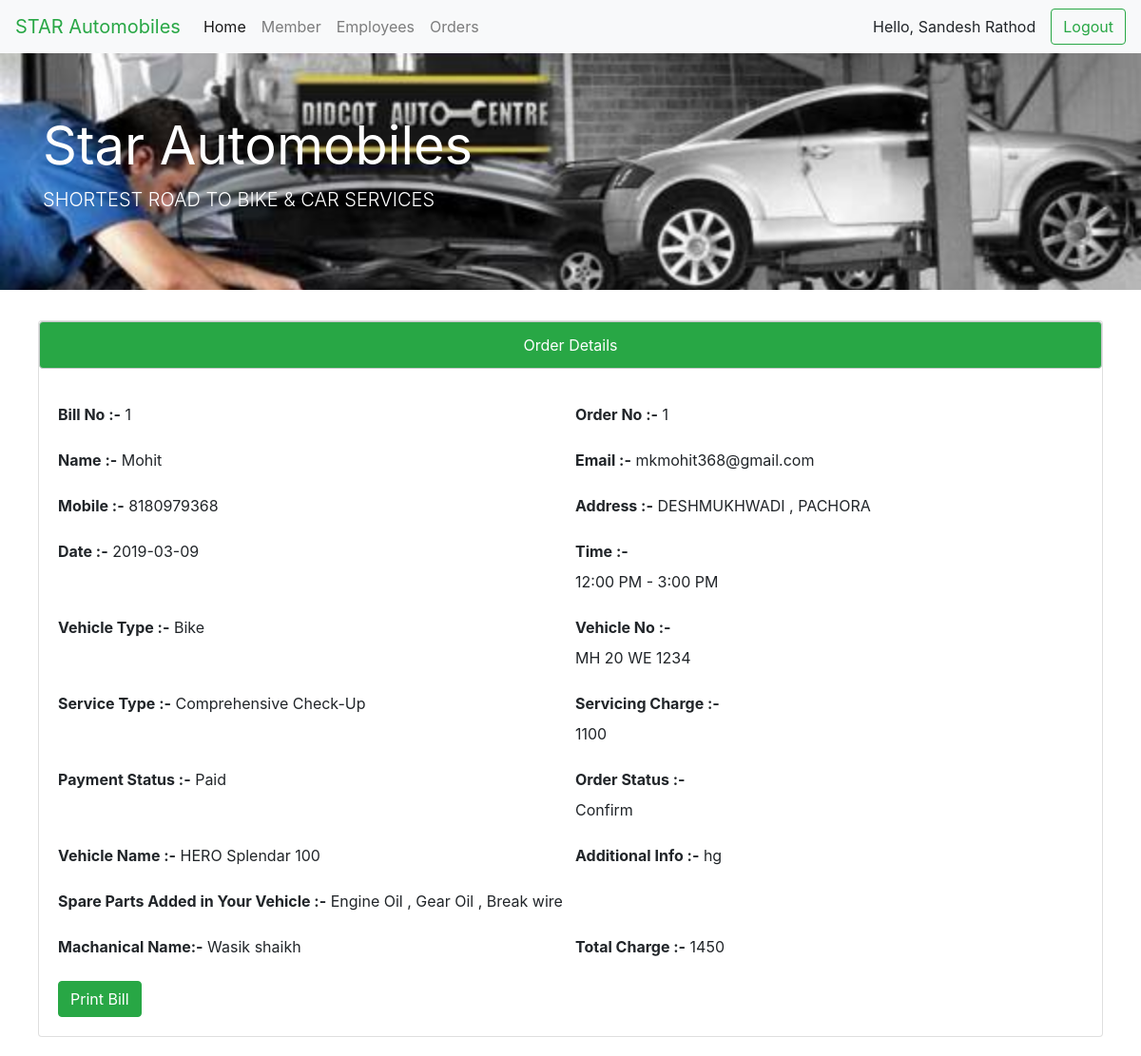
/Bill.php?Id=1 (signed in), run on the app's committed database.
### tables this page shows
CREATE TABLE `employee` (
  `Emp_ID` int(11) NOT NULL,
  `Name` varchar(30) NOT NULL,
  `Email` varchar(30) NOT NULL,
  `Password` varchar(15) NOT NULL,
  `Mobile` bigint(20) NOT NULL,
  `Joining_Date` varchar(30) NOT NULL,
  `Specialist` varchar(30) NOT NULL,
  `Address` varchar(100) NOT NULL
);

CREATE TABLE `billtable` (
  `Bill_No` int(11) NOT NULL,
  `Order_No` int(11) NOT NULL,
  `Mobile` bigint(20) NOT NULL,
  `Spare_Parts` varchar(100) NOT NULL,
  `Total_Price` int(11) NOT NULL
);

CREATE TABLE `order` (
  `Id` int(11) NOT NULL,
  `Name` varchar(100) NOT NULL,
  `Email` varchar(100) NOT NULL,
  `Mobile` bigint(100) NOT NULL,
  `Address` varchar(100) NOT NULL,
  `EDate` date NOT NULL,
  `ETime` varchar(100) NOT NULL,
  `VehicleType` varchar(100) NOT NULL,
  `VehicleNo` varchar(100) NOT NULL,
  `ServiceType` varchar(100) NOT NULL,
  `ServicingCharge` varchar(30) DEFAULT NULL,
  `PaymentStatus` varchar(30) NOT NULL,
  `OrderStatus` varchar(30) NOT NULL,
  `VehicleName` varchar(30) NOT NULL,
  `Machanical` varchar(30) NOT NULL,
  `AdditionInfo` varchar(1000) NOT NULL,
  `view` tinyint(1) NOT NULL DEFAULT '0'
);

### Bill.php (the view, shortened to what this page needs)
<?php
	include('DBconfig.php');
								$email=$_SESSION['email'];
								$query    = "SELECT * FROM employee where Email='$email'";
								$result = mysqli_query($conn,$query);
								while ($row=mysqli_fetch_array($result))
								{
									$FirstName     = $row['Name'];
								}
						if(isset($_GET['Id']) && is_numeric($_GET['Id']))
						{
							$id = $_GET['Id'];
								$query2    = "SELECT * FROM `order` where Id='$id'";
								$result2 = mysqli_query($conn,$query2);
								while($row=mysqli_fetch_array($result2))
								{
									$Name = $row['Name'];
									$Email = $row['Email'];
									$Mobile = $row['Mobile'];
									$Address = $row['Address'];
									$Edate = $row['EDate'];
									$Etime = $row['ETime'];
									$VehicleType = $row['VehicleType'];
									$VehicleNo = $row['VehicleNo'];
									$ServiceType = $row['ServiceType'];
									$ServicingCharge = $row['ServicingCharge'];
									$PaymentStatus = $row['PaymentStatus'];
									$OrderStatus = $row['OrderStatus'];
									$VehicleName = $row['VehicleName'];
									$Machanical = $row['Machanical'];
									$AdditionalInfo = $row['AdditionInfo'];
								}
								$query3    = "SELECT * FROM `billTable` where Bill_No='$id'";
								$result3 = mysqli_query($conn,$query3);
								while($row=mysqli_fetch_array($result3))
								{
									$OrderNo = $row['Order_No'];
									$BillNo = $row['Bill_No'];
									$Parts = $row['Spare_Parts'];
									$Total = $row['Total_Price'];
								}
						}
?>
<html>
 <head>
  <link rel="stylesheet" href="boostrap.css">
</head>
<body>
			<nav class="navbar navbar-expand-lg navbar-light bg-light">
			  <a class="navbar-brand" href="#" style="color:#28a745;">STAR Automobiles</a>
			  <div class="collapse navbar-collapse" id="navbarSupportedContent">
			  <ul class="navbar-nav mr-auto">
				 <li class="nav-item active">
					<a class="nav-link" href="Admin.php">Home <span class="sr-only">(current)</span></a>
				  </li>
				   <li class="nav-item">
					<a class="nav-link" href="Member.php">Member</a>
				  </li>
				  <li class="nav-item">
					<a class="nav-link" href="EmployeeDetails.php">Employees</a>
				  </li>
				    <li class="nav-item">
					<a class="nav-link" href="UsersOrders.php">Orders</a>
				  </li>
				</ul>
					<span class="nav-link" ><?php echo "Hello, ". $FirstName; ?></span>
				<a href="Logout.php">
				  <button class="btn btn-outline-success my-2 my-sm-0" type="submit">Logout</button>
				</a>
			  </div>
			</nav>
			<div class="jumbotron jumbotron-fluid" style="background: url('image/4.jpg') no-repeat; background-size:cover ;">
			  <div class="container"  >
				<h1 class="display-4"><span style="color:white;"><b>Star Automobiles</b></span></h1>
				<p class="lead"><span style="color:white;">SHORTEST ROAD TO BIKE & CAR SERVICES</span></p>
			  </div>
			</div>
	  <div class="card" style="width: 70rem; margin:auto; margin-bottom:20px; " >
		<div class="alert alert-dark" role="alert" style="text-align: center; background-color:#28a745; color:white;">
						Order Details
			    	</div>
			    <form method="POST" action="" style="margin:20px";>
					  <div class="form-row">
					  <div class="form-group col-md-6">
						  <label for="billno"><b>Bill No :-</b></label>
						  <label for="billno" name="billno" value="" > <?php echo $BillNo;?> </label>
						</div>
						<div class="form-group col-md-6">
						  <label for="orderno" ><b>Order No :-</b></label>
						  <label for="orderno" name="orderno"><?php echo $OrderNo ; ?></label>
						</div>
						<div class="form-group col-md-6">
						  <label for="name"><b>Name :-</b></label>
						  <label for="name" name="name" value="" > <?php echo $Name;?> </label>
						</div>
						<div class="form-group col-md-6">
						  <label for="email" ><b>Email :-</b></label>
						  <label for="email" name="email"><?php echo $Email ; ?></label>
						</div>
					  </div>
					  <div class="form-row">
					  <div class="form-group col-md-6">
						<label for="mobile"><b>Mobile :-</b></label>
						<label for="mobile" name="mobile"><?php echo $Mobile ; ?></label>
					  </div>
					  <div class="form-group col-md-6">
						<label for="address"><b>Address :-</b></label>
						<label for="address" name="address"><?php echo $Address ; ?></label>
					  </div>
					  </div>
					  <div class="form-row">
						<div class="form-group col-md-6">
						  <label for="dateTime"><b>Date :-</b></label>
						  <label for="dateTime" name="date"><?php echo $Edate; ?></label>
						</div>
						<div class="form-group col-md-2">
						  <label for="Time"><b>Time :-</b></label>
						  <label for="Time" name="time" value=" "><?php echo $Etime; ?></label>
						</div>
					  </div>
					   <div class="form-row">
						<div class="form-group col-md-6">
						  <label for="dateTime"><b>Vehicle Type :-</b></label>
						  <label for="dateTime" name="date"><?php echo $VehicleType; ?></label>
						</div>
						<div class="form-group col-md-2">
						  <label for="Time"><b>Vehicle No :-</b></label>
						  <label for="Time" name="time" value=" "><?php echo $VehicleNo; ?></label>
						</div>
					  </div>
					   <div class="form-row">
						<div class="form-group col-md-6">
						  <label for="dateTime"><b>Service Type :-</b></label>
						  <label for="dateTime" name="date"><?php echo $ServiceType; ?></label>
						</div>
						<div class="form-group col-md-2">
						  <label for="Time"><b>Servicing Charge :-</b></label>
						  <label for="Time" name="time"><?php echo $ServicingCharge; ?></label>
						</div>
					  </div>
					  <div class="form-row">
						<div class="form-group col-md-6">
						  <label for="dateTime"><b>Payment Status :-</b></label>
						  <label for="dateTime" name="date"><?php echo $PaymentStatus; ?></label>
						</div>
						<div class="form-group col-md-2">
						  <label for="Time"><b>Order Status :-</b></label>
						  <label for="Time" name="time" value=" "><?php echo $OrderStatus; ?></label>
						</div>
					  </div>
					    <div class="form-row">
						<div class="form-group col-md-6">
						  <label for="dateTime"><b>Vehicle Name :-</b></label>
						  <label for="dateTime" name="date"><?php echo $VehicleName; ?></label>
						</div>
						<div class="form-group col-md-6">
						  <label for="Time"><b>Additional Info :-</b></label>
						  <label for="Time" name="time" value=" "><?php echo $AdditionalInfo; ?></label>
						</div>
					  </div>
					    <div class="form-row">
						<div class="form-group col-md-6">
						  <label for="dateTime"><b>Spare Parts Added in Your Vehicle :-</b></label>
						  <label for="dateTime" name="date"><?php echo $Parts; ?></label>
						</div>
					  </div>
					    <div class="form-row">
						<div class="form-group col-md-6">
						  <label for="dateTime"><b>Machanical Name:-</b></label>
						  <label for="dateTime" name="date"><?php echo $Machanical; ?></label>
						</div>
						<div class="form-group col-md-6">
						  <label for="Time"><b>Total Charge :-</b></label>
						  <label for="Time" name="time" value=" "><?php echo $Total; ?></label>
						</div>
					  </div>
						<div class="row">
							<div class="col-md-2">
							  <input class="btn btn-success" name="Confirm_order" onclick="window.print()" type="submit" value="Print Bill">
							</div>
						</div>
			</form>
			</div>
</body>
</html>

### data on the page
employee: Name "Sandesh Rathod"
billtable: Bill_No "1", Order_No "1", Spare_Parts "Engine Oil , Gear Oil , Break wire", Total_Price "1450"
order: Name "Mohit", Email "mkmohit368@gmail.com", Mobile "8180979368", Address "DESHMUKHWADI , PACHORA", EDate "2019-03-09", ETime "12:00 PM - 3:00 PM", VehicleType "Bike", VehicleNo "MH 20 WE 1234", ServiceType "Comprehensive Check-Up", ServicingCharge "1100", PaymentStatus "Paid", OrderStatus "Confirm", VehicleName "HERO Splendar 100", AdditionInfo "hg", Machanical "Wasik shaikh"
